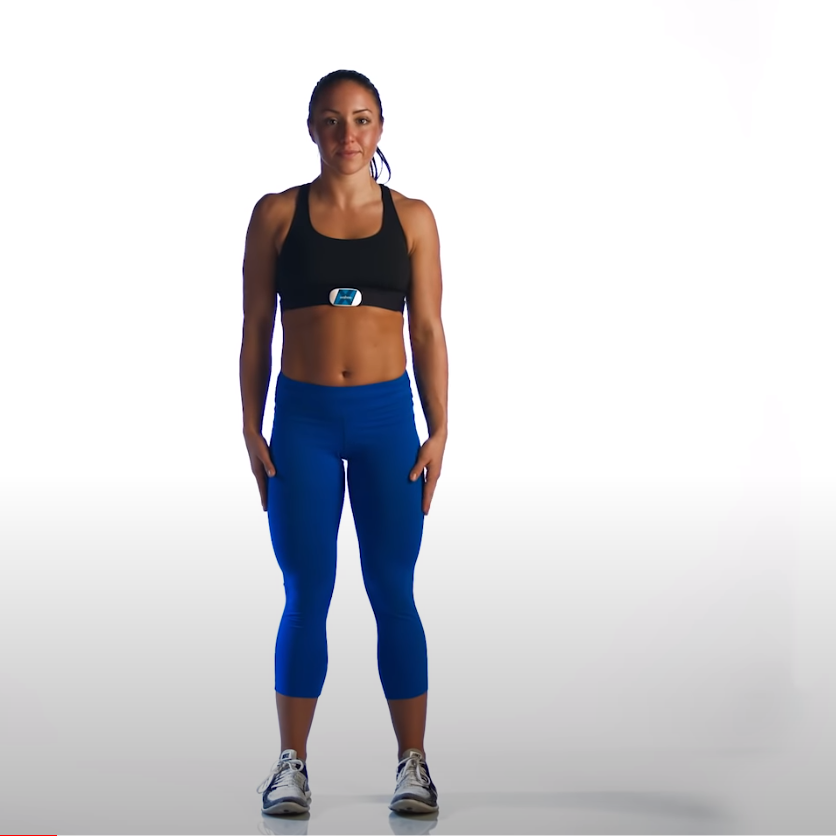
#> input picture examples/pics/1.png, 836 x 836 px, found by its file name
$ python grabcut.py
#> lines starting #> are read from the running program, lines starting #| are printed output that depends on the picture; after the words box and inside, x2 and y2 are one past the last pixel; in counts of white or black regions, pixels touching at a corner belong together
import numpy as np
import cv2
from matplotlib import pyplot as plt

if __name__ == "__main__":

    img = cv2.imread("/Users/udiram/Documents/GitHub/FitnessDetection/examples/pics/1.png")
#> img is the input picture: shape (836, 836, 3); mean B, G, R 215.5, 212.5, 213.1

    dimensions = img.shape
#> dimensions = (836, 836, 3)
    mask = np.zeros(img.shape[:2], np.uint8)

    bgdModel = np.zeros((1, 65), np.float64)
    fgdModel = np.zeros((1, 65), np.float64)

    height = img.shape[0]
#> height = 836
    width = img.shape[1]
#> width = 836
    channels = img.shape[2]
#> channels = 3

    rect = (100,100,50,50)  # change these for respective images
    cv2.grabCut(img, mask, rect, bgdModel, fgdModel, 5, cv2.GC_INIT_WITH_RECT)
    mask2 = np.where((mask == 2) | (mask == 0), 0, 1).astype('uint8')
    img = img * mask2[:, :, np.newaxis]
#> img: shape (836, 836, 3); every value is 0

    plt.imshow(img)
    plt.colorbar()
    plt.show()
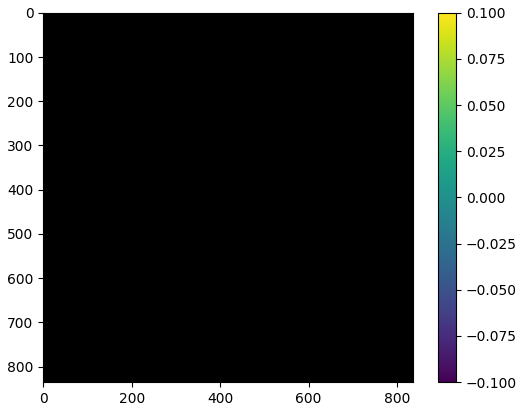
#> figure drawn by matplotlib, 2 panels

$ run again, with examples/pics/5.png copied over examples/pics/1.png
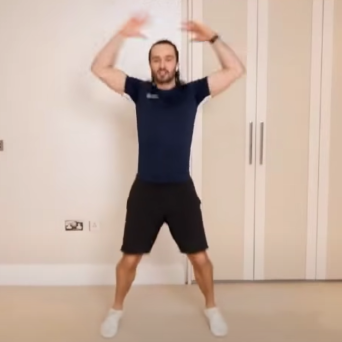
#> input picture examples/pics/5.png, 342 x 342 px, found by its file name
#> img is the input picture: shape (342, 342, 3); mean B, G, R 162.1, 175, 195.5
#> `plt.show()`:
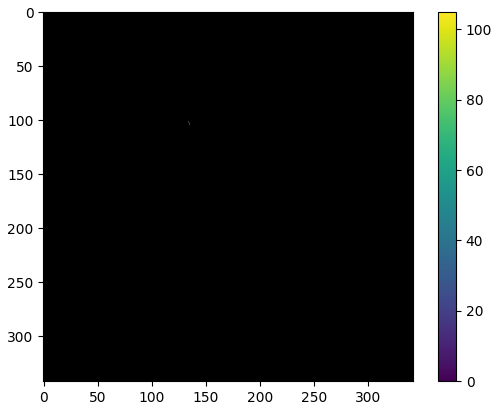
#> figure drawn by matplotlib, 2 panels

$ run again, with examples/pics/bandw.png copied over examples/pics/1.png
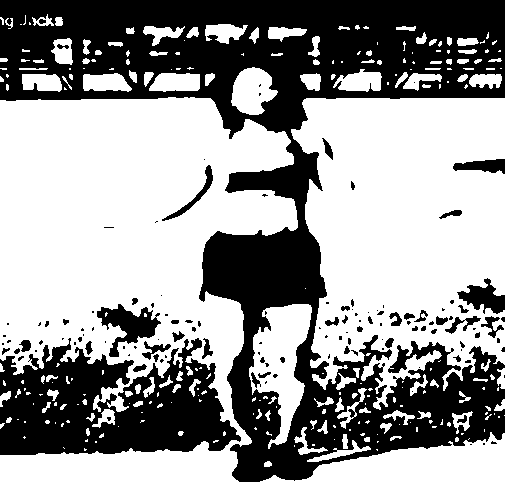
#> input picture examples/pics/bandw.png, 505 x 482 px, found by its file name
#> img is the input picture: shape (482, 505, 3); 59% white; 127 black regions (80 under 20 px), largest, box (x1, y1, x2, y2) and area: (0, 0, 505, 482) 75613, (0, 338, 241, 455) 18086, (97, 304, 161, 357) 1450
#> img: shape (482, 505, 3); every value is 0
#> `plt.show()`:
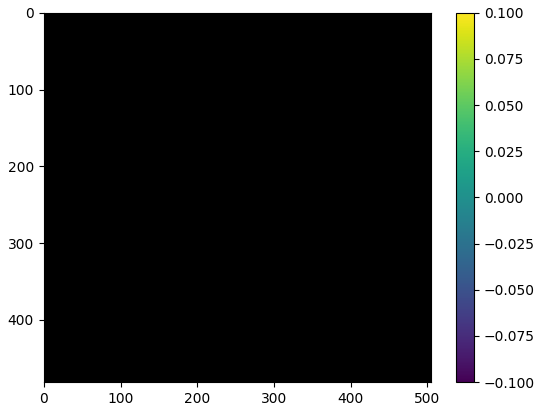
#> figure drawn by matplotlib, 2 panels

$ run again, with examples/pics/bandw1.png copied over examples/pics/1.png
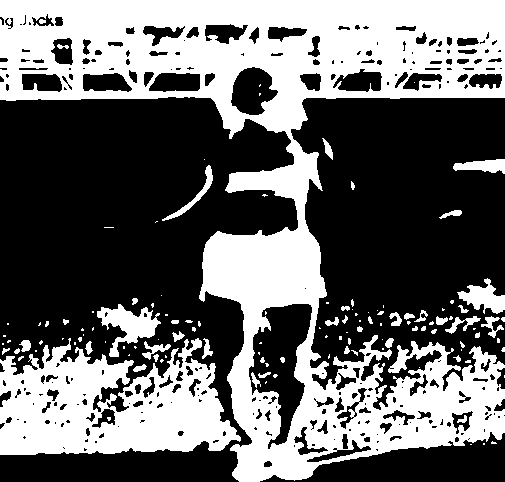
#> input picture examples/pics/bandw1.png, 505 x 482 px, found by its file name
#> img is the input picture: shape (482, 505, 3); 41% white; 127 white regions (80 under 20 px), largest, box (x1, y1, x2, y2) and area: (0, 0, 505, 482) 75628, (0, 338, 241, 455) 18087, (97, 304, 161, 357) 1450
#> img: shape (482, 505, 3); every value is 0
#> `plt.show()`:
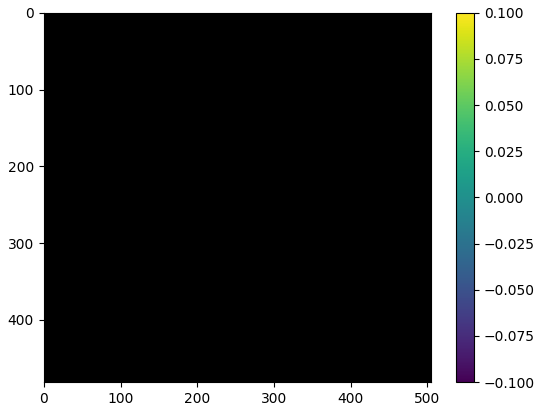
#> figure drawn by matplotlib, 2 panels
